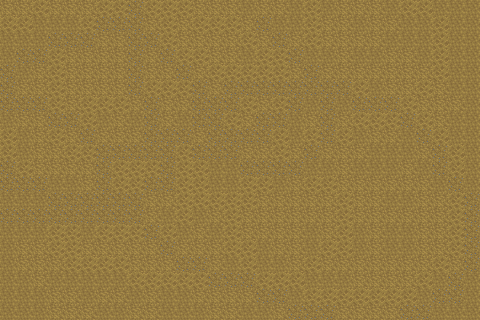

Rendered tile map (Tiled .tmx) drawn with the repository's tilesets; below, a short description and the full map source, tile grids included:
An orthogonal 30x20 tile map with 16x16 px tiles, 1 tile layer (Tile Layer 1).

<map version="1.10" tiledversion="1.12.0" orientation="orthogonal" renderorder="right-down" width="30" height="20" tilewidth="16" tileheight="16" infinite="0" nextlayerid="5" nextobjectid="1">
 <tileset firstgid="1" source="MainTileset.tsx" />
 <layer id="1" name="Tile Layer 1" width="30" height="20">
  <data encoding="csv">
560,560,559,560,560,560,559,559,558,559,559,559,560,560,560,561,560,560,561,559,561,560,560,560,561,559,559,561,561,561,
559,559,561,561,561,559,558,558,558,560,559,560,559,559,559,560,558,561,561,559,560,560,561,560,560,561,561,559,561,561,
561,561,561,558,558,558,560,560,558,558,559,560,560,560,560,559,560,558,560,559,560,560,560,560,561,561,561,559,561,561,
561,558,558,559,560,560,560,560,558,560,558,559,559,560,560,561,559,559,558,561,561,560,561,561,560,560,561,559,561,561,
558,561,560,559,560,560,560,560,558,560,560,558,560,559,559,559,559,559,560,558,560,560,560,560,560,560,560,559,561,561,
558,560,560,559,560,560,560,560,558,559,559,559,558,560,558,558,558,558,558,558,558,558,559,561,560,560,559,560,561,561,
558,558,558,559,560,559,559,559,560,558,560,560,558,558,558,559,560,559,558,561,558,561,558,558,558,559,560,560,560,561,
561,560,560,558,558,559,561,560,561,558,560,561,558,558,559,560,558,558,561,560,558,560,559,559,559,558,559,560,561,561,
559,561,560,559,560,558,560,560,560,558,558,558,560,558,558,558,558,559,561,559,558,559,561,560,560,561,558,559,561,561,
559,561,560,560,559,559,558,558,558,558,558,559,558,558,558,560,560,559,560,558,560,560,560,561,561,561,560,558,559,561,
558,559,560,560,560,560,558,559,559,559,558,559,559,561,561,558,558,558,558,561,561,560,561,561,561,560,561,558,559,561,
558,558,558,561,561,560,558,559,559,558,558,559,559,561,561,559,559,561,560,559,559,560,560,560,560,560,560,561,558,561,
561,561,561,558,558,558,558,558,558,560,560,559,559,559,559,559,560,560,560,560,560,559,560,560,561,561,560,560,559,558,
558,558,558,558,558,558,558,558,558,560,561,559,561,560,559,560,560,560,560,560,560,559,560,560,560,560,560,560,559,558,
561,561,561,559,559,561,559,559,559,558,559,561,560,561,559,560,560,560,560,561,560,559,561,560,561,561,560,560,559,558,
561,560,560,559,559,560,560,560,560,560,558,560,560,560,559,559,561,560,560,561,559,559,561,560,561,561,560,560,559,558,
561,560,560,560,559,559,559,559,560,560,560,558,558,560,561,559,561,561,560,559,560,560,560,560,560,560,560,559,560,558,
561,561,560,561,561,561,561,561,559,559,559,559,559,558,558,558,559,559,559,561,561,561,560,560,560,560,559,561,558,561,
561,561,561,560,560,561,560,560,561,560,561,561,560,560,560,560,558,558,561,559,559,559,559,559,559,559,561,558,558,561,
561,561,561,560,560,560,561,561,560,560,561,561,561,560,560,561,561,560,558,558,558,560,560,560,560,558,558,561,561,561
</data>
 </layer>
</map>
